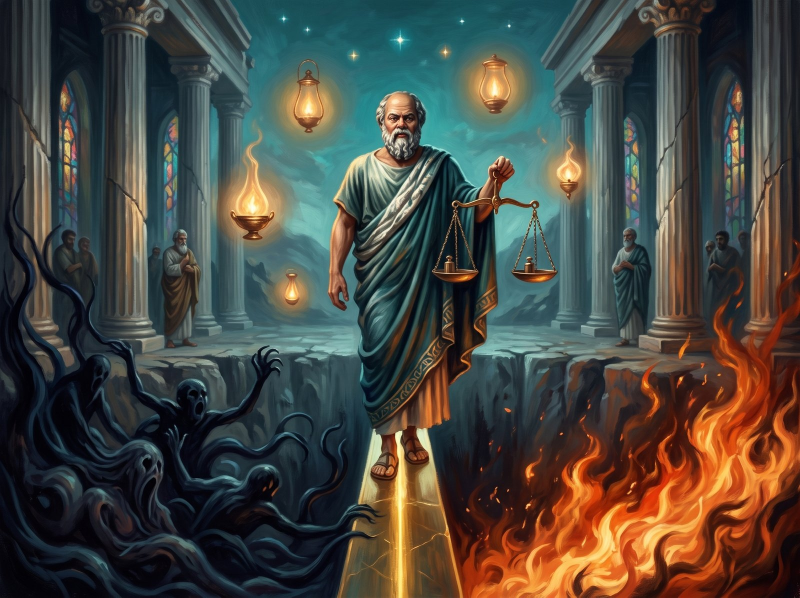
#> input picture a/01e65240a7642b2ad3073c75dbd4e74c.jpg, 1600 x 1195 px (shown at 1/2 size)
$ python -i mini-art-tools.py   (imports and definitions only)
#> lines starting #> are read from the running program, lines starting #| are printed output that depends on the picture
#> in bg, im is the input picture: PIL image 1600x1195 RGB; mean R, G, B 73, 71.9, 64.9
#!/usr/bin/env python3
"""
The Examined Life: mini-game art tools (Phase 29 of build plan 4).

Turns Cade's Gemini images into game-ready pieces. Pillow and numpy only.

  python3 mini-art-tools.py bg IN.jpg OUT.png [--shift X] [--colors N] [--key KEY.jpg]
      Crop a 2:3 painting to 3:5 (X = -1..1 shifts the crop left/right), resize to 384 x 640 with area
      averaging, and (optionally) quantize to N colors nudged toward a style key's palette.
  python3 mini-art-tools.py sheet IN.jpg OUTDIR [--key magenta|green] [--min 400]
      Key out the flat background, split the items into numbered cutouts (reading order), and write
      OUTDIR/_numbers.png, a contact sheet with each cutout's number.
  python3 mini-art-tools.py sprite IN.png OUT.png --h H [--colors N] [--outline]
      Resize a cutout to H pixels tall (premultiplied), harden its edge, and quantize it.
  python3 mini-art-tools.py frames IN.png OUTDIR --n N --h H
      Pre-render N rotation frames of one cutout (rotate at full size, then shrink).
  python3 mini-art-tools.py pack DIR OUT.png OUT.json
      Pack every PNG in DIR into one atlas; the JSON maps file stems to [x,y,w,h].
  python3 mini-art-tools.py plate IN.jpg OUT.jpg [--shift X]
      Crop a painting to 3:5 and export it at 768 x 1280 (JPEG quality 82).
  python3 mini-art-tools.py grid IN.png OUT.png
      Overlay a labeled grid in game units (192 x 320) for reading positions.
  python3 mini-art-tools.py key IN OUT [--color green|magenta|auto|#RRGGBB] [--tol N] [--soft N] [--despill] [--trim] [--island N]
      Chroma key to a transparent PNG/WebP: soft matte, spill suppression, tiny-island removal. auto = sample the border.
  python3 mini-art-tools.py layers IN_DIR OUT_DIR [--size 1080x2340]
      Key + cover-crop (bottom anchored) every <n>-<name>.png to WebP and write layers.json.
  python3 mini-art-tools.py parts IN OUT_DIR [--color auto] [--min-area N] [--names a,b,c]
      Cut a character parts sheet into an atlas + rig.json (rect, pivot) + _parts-review.png.
  python3 mini-art-tools.py vframes IN.mp4 OUT_DIR [--n 16] [--start s] [--end s] [--color auto] [--h PX]
      Evenly spaced video frames -> keyed, baseline/centre aligned, shared box -> frames.png + frames.json.
  python3 mini-art-tools.py webp IN OUT [--q 86] [--max W]
      Convert/resize to WebP keeping alpha.
  python3 mini-art-tools.py atlas OUT_PREFIX IN_FILES... [--page 2048] [--pad 2]
      Pack sprites into pages <= page x page: <prefix>-0.webp ... and <prefix>.json.
  python3 mini-art-tools.py --selftest
"""
import json, math, os, re, shutil, subprocess, sys
import numpy as np
from PIL import Image, ImageDraw, ImageFilter

W3, H5 = 384, 640  # the stage in pixels (game units x 2)

# ---------------- backdrops and plates ----------------
def crop35(im, shift=0.0):
#> called with shift = 0
    w, h = im.size
#> w = 1600; h = 1195
    tw = int(round(h * 3 / 5))
#> tw = 717
    if tw <= w:
        spare = w - tw
#> spare = 883
        x0 = int(round(spare / 2 * (1 + max(-1, min(1, shift)))))
#> x0 = 442
        return im.crop((x0, 0, x0 + tw, h))
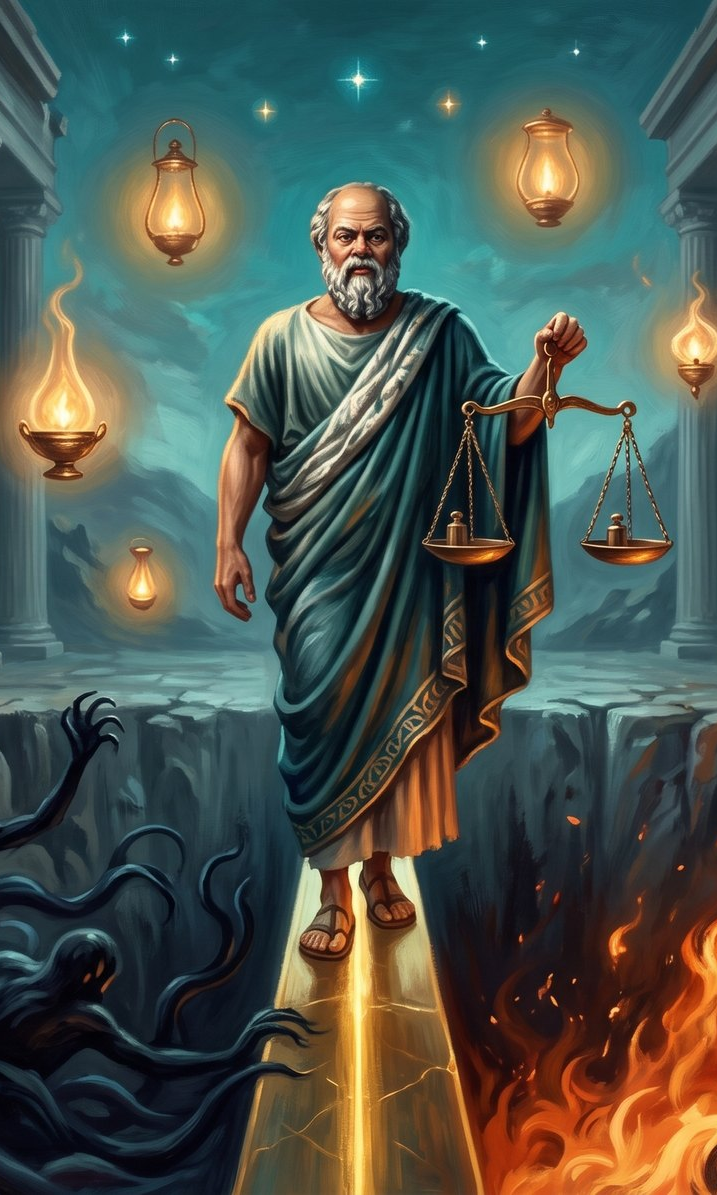
#> returned value: PIL image 717x1195 RGB; mean R, G, B 76.3, 87.5, 79.4
    th = int(round(w * 5 / 3))
    y0 = (h - th) // 2
    return im.crop((0, y0, w, y0 + th))

# [4 lines left out: function palette_of, not called in this run]

def bg(inp, out, shift=0.0, colors=0, key=None, sharpen=True):
    im = Image.open(inp).convert("RGB")
    im = crop35(im, shift).resize((W3, H5), Image.Resampling.BOX)
#> im: PIL image 384x640 RGB
    if sharpen:
        im = im.filter(ImageFilter.UnsharpMask(radius=1.2, percent=60, threshold=2))
    if colors:
        if key:
            kp = palette_of(Image.open(key).resize((256, 384)), 48)
            own = palette_of(im, colors)
            # nudge each of the image's colors 25% toward its nearest style-key color
            pal = []
            for c in own:
                k = min(kp, key=lambda p: sum((a - b) ** 2 for a, b in zip(c, p)))
                pal += [int(a * .75 + b * .25) for a, b in zip(c, k)]
            pal += [0] * (768 - len(pal))
            pimg = Image.new("P", (1, 1)); pimg.putpalette(pal)
            im = im.quantize(palette=pimg, dither=Image.Dither.NONE).convert("RGB")
        else:
            im = im.quantize(colors=colors, method=Image.Quantize.MEDIANCUT, dither=Image.Dither.NONE).convert("RGB")
    im.save(out, optimize=True)
    return im

# [237 lines left out: functions plate, key_alpha, label, sheet, premul_resize, sprite and 5 more, not called in this run]

def _dil(mask, r):
    return _win(mask.astype(np.uint8), r, np.maximum).astype(bool)

def _ero(mask, r):
    return _win(mask.astype(np.uint8), r, np.minimum).astype(bool)

# [264 lines left out: functions _box1, _box, _cc, _hex, _border, find_key and 8 more, not called in this run]

_LIMB = re.compile(r"(arm|leg|thigh|shin|calf|forearm|limb|hand|foot|wing|tail|sleeve)", re.I)

# [239 lines left out: functions default_pivot, _checker, _on_checker, parts, _ffmpeg, _duration and 4 more, not called in this run]

HELP = {
    "key": "python3 mini-art-tools.py key IN OUT [--color green|magenta|auto|#RRGGBB] [--tol N] [--soft N] [--despill] [--trim] [--island N]\n"
           "  Chroma key to a transparent PNG/WebP (by OUT extension). --color auto samples the border for the key colour and tolerance.\n"
           "  --tol N   noise floor, RGB distance from the local background (default: measured from the border)\n"
           "  --soft N  widest matte ramp in RGB distance (default 60; the ramp narrows by itself on low-contrast edges)\n"
           "  --despill wider spill-suppression band (4px instead of 2px) around edges\n"
           "  --trim    crop to the visible pixels      --island N  drop blobs smaller than N px (default ~2e-5 of the image)\n"
           "  key IN OUT --mode gdom [--hi 110] [--lo 35] [--soft-fx] [--trim]: green-dominance key for #00FF00 art (Phase 49A method;\n"
           "  keeps dark plum and slate paint opaque). --soft-fx also pulls green out of soft effects (fog, wisps, splashes).",
    "layers": "python3 mini-art-tools.py layers IN_DIR OUT_DIR [--size 1080x2340]\n"
              "  For each <n>-<name>.png|jpg|webp: key (auto; opaque painted backdrops are left alone), cover-crop to the size keeping the\n"
              "  bottom anchored, save <n>-<name>.webp (q86, alpha kept) and write layers.json [{key,file,w,h,depth}].",
    "parts": "python3 mini-art-tools.py parts IN OUT_DIR [--color auto] [--min-area N] [--names a,b,c]\n"
             "  Cut a parts sheet (parts painted apart on chroma) into OUT_DIR/atlas.png+.webp, rig.json {parts:{name:{rect:[x,y,w,h],pivot:[px,py]}}}\n"
             "  (pivot in pixels inside the part: top-centre for limbs, centre otherwise; edit it by hand) and _parts-review.png.\n"
             "  --names are applied in reading order (rows top to bottom, left to right); --min-area default 400.",
    "vframes": "python3 mini-art-tools.py vframes IN.mp4 OUT_DIR [--n 16] [--start s] [--end s] [--color auto] [--h PX]\n"
               "  N evenly spaced frames (ffmpeg), keyed, aligned on a common baseline (bottom of alpha) and centre-x, cropped to one shared box,\n"
               "  scaled to height PX, packed into frames.png/.webp + frames.json {cols,rows,count,w,h,anchor:[0.5,1]} + _frames-review.png.",
    "webp": "python3 mini-art-tools.py webp IN OUT [--q 86] [--max W]\n  Convert/resize to WebP keeping alpha (--max = maximum width).",
    "atlas": "python3 mini-art-tools.py atlas OUT_PREFIX IN_FILES... [--page 2048] [--pad 2] [--q 86]\n"
             "  Pack sprites into pages <= page x page: OUT_PREFIX-0.webp, -1.webp ... and OUT_PREFIX.json {pages:[...],frames:{name:{page,rect:[x,y,w,h]}}}.",
}

# ---------------- self test ----------------
# [33 lines left out: functions selftest, _edge_spill, not called in this run]

def _aa_draw(size, fn, ss=3):
    im = Image.new("RGB", (size[0] * ss, size[1] * ss)); d = ImageDraw.Draw(im); fn(d, ss)
    return im

# [160 lines left out: function selftest6, not called in this run]

# [60 lines not run here, left out]

>>> result = bg('../a/01e65240a7642b2ad3073c75dbd4e74c.jpg', 'out.png')

$ run again, on a/0e19f1dd75b4c245a92f354f519d0dcb.png
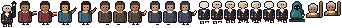
#> input picture a/0e19f1dd75b4c245a92f354f519d0dcb.png, 342 x 28 px
#> in bg, `im = Image.open(inp).convert("RGB")`:
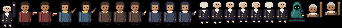
#> im: PIL image 342x28 RGB; mean R, G, B 45.6, 39.3, 38.7
#> in crop35, `return im.crop((x0, 0, x0 + tw, h))`:
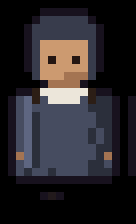
#> returned value: PIL image 17x28 RGB (shown 8 times larger); mean R, G, B 41.9, 38.7, 42.7
